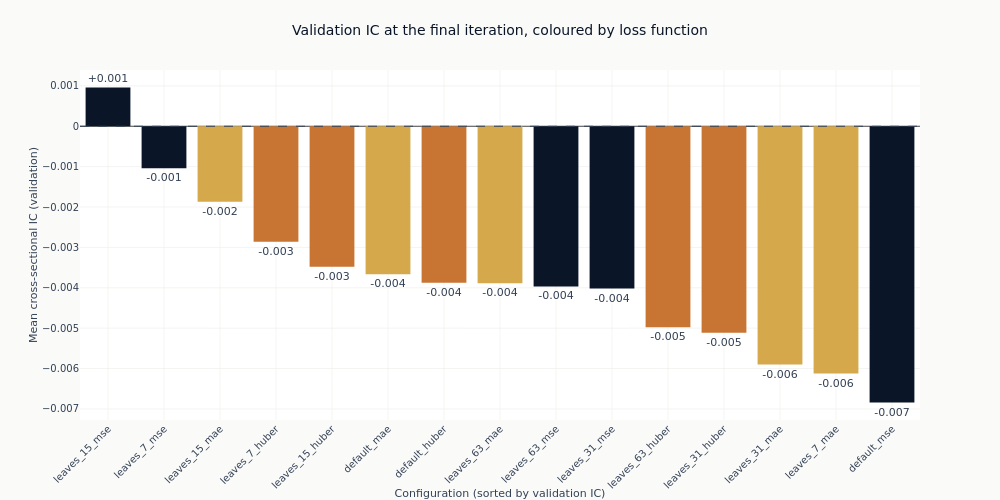

Source (notebook cell):
### Markdown cell above
### Whether the loss function is what separates them

The curves are coloured by objective because that is the axis with a mechanism behind it. If
heavy tails are steering the squared-error fits, the three colours should separate, and they
should separate more as trees are added, since each additional tree is fitted to the residuals
the previous ones left.

The chart below drops the checkpoint dimension by taking each configuration's final state, so
every configuration is compared at the same amount of training. That is the comparison that does
not require choosing anything after the fact.

### Code cell
final_iteration = int(catalog.get_column("checkpoint_value").max())
final = (
    catalog.filter(pl.col("checkpoint_value") == final_iteration)
    .filter("full_coverage")
    .with_columns(objective=pl.col("config_name").map_elements(objective_of, return_dtype=pl.Utf8))
    .sort("ic_mean", descending=True)
)

fig_obj = go.Figure(
    go.Bar(
        x=final.get_column("config_name").to_list(),
        y=final.get_column("ic_mean").to_list(),
        marker_color=[objectives[value] for value in final.get_column("objective")],
        text=[f"{value:+.3f}" for value in final.get_column("ic_mean")],
        textposition="outside",
        cliponaxis=False,
    )
)
fig_obj.add_hline(y=0, line_width=1, line_dash="dash", line_color=COLORS["neutral"])
fig_obj.update_layout(
    title="Validation IC at the final iteration, coloured by loss function",
    height=500,
    width=1000,
    showlegend=False,
    margin=dict(t=70),
)
fig_obj.update_xaxes(title_text="Configuration (sorted by validation IC)", tickangle=-45)
fig_obj.update_yaxes(title_text="Mean cross-sectional IC (validation)")
show_plotly_with_alt(
    fig_obj,
    "Bar chart of mean validation information coefficient for every full-coverage configuration "
    "at its final boosting iteration, sorted descending and coloured by loss function, against a "
    "dashed zero line. Almost every bar hangs just below the line and the bars are of similar "
    "length. The three colours are interleaved across the ranking rather than grouped, so neither "
    "the loss function nor the leaf count orders the configurations.",
)

### Figure 1 — Plotly figure (JSON) as saved in the notebook; plotly's stock layout.template omitted (floating-point values rounded to 4 significant figures)
{"data": [{"cliponaxis": false, "marker": {"color": ["#0a1628", "#0a1628", "#D4A84B", "#C87533", "#C87533", "#D4A84B", "#C87533", "#D4A84B", "#0a1628", "#0a1628", "#C87533", "#C87533", "#D4A84B", "#D4A84B", "#0a1628"]}, "text": ["+0.001", "-0.001", "-0.002", "-0.003", "-0.003", "-0.004", "-0.004", "-0.004", "-0.004", "-0.004", "-0.005", "-0.005", "-0.006", "-0.006", "-0.007"], "textposition": "outside", "type": "bar", "x": ["leaves_15_mse", "leaves_7_mse", "leaves_15_mae", "leaves_7_huber", "leaves_15_huber", "default_mae", "default_huber", "leaves_63_mae", "leaves_63_mse", "leaves_31_mse", "leaves_63_huber", "leaves_31_huber", "leaves_31_mae", "leaves_7_mae", "default_mse"], "y": [0.0009599, -0.001039, -0.001872, -0.002862, -0.00348, -0.003664, -0.003878, -0.003889, -0.003967, -0.004018, -0.004975, -0.005111, -0.005901, -0.006125, -0.00684]}], "layout": {"height": 500, "margin": {"t": 70}, "shapes": [{"line": {"color": "#334155", "dash": "dash", "width": 1}, "type": "line", "x0": 0, "x1": 1, "xref": "x domain", "y0": 0, "y1": 0, "yref": "y"}], "showlegend": false, "title": {"text": "Validation IC at the final iteration, coloured by loss function"}, "width": 1000, "xaxis": {"tickangle": -45, "title": {"text": "Configuration (sorted by validation IC)"}}, "yaxis": {"title": {"text": "Mean cross-sectional IC (validation)"}}}}
